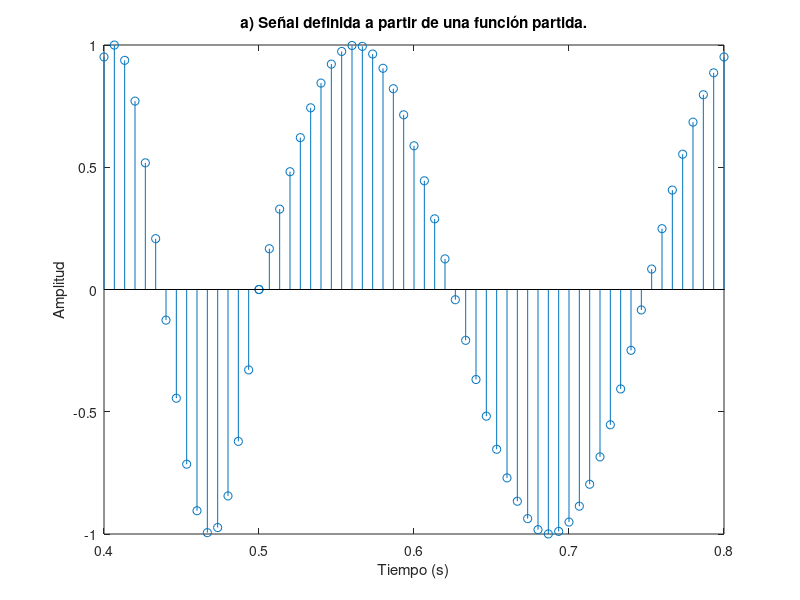
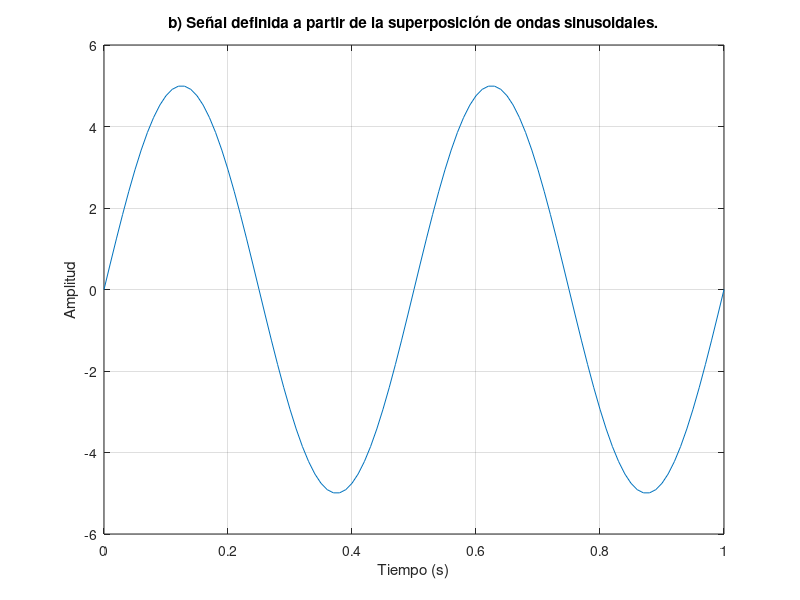

Write the MATLAB code that produced these figures, in order. (Note: this script raises an error after producing the figures.)
clc
clear all
close all

%% Ejercicio a)

fs= 150;    %definimos la frecuencia de muestreo.
Ts= 1/fs;   %tiempo de muestreo.
t1= 0.4:Ts:0.5; %variable de tiempo para el primer intervalo.
t2= 0.5:Ts:0.8; %variable de tiempo para el segundo intervalo.
% Cambiando los valores de inicio y final de cada intervalo, se controla
% cómo se grafican.

f1=8; %frecuencia 1
f2=4; %frecuencia 2

y1= sin(2*pi()*f1*t1); % muestreo del primer intervalo.
y2= sin(2*pi()*f2*t2); % muestreo del segundo intervalo.
Y= [y1,y2];
T= [t1,t2];

figure('Name','Gráfico señal Y(t)');
stem(T,Y) %resultado del muestreo.
xlabel('Tiempo (s)');
ylabel('Amplitud');
title('a) Señal definida a partir de una función partida.');

%% Ejercicio b)

% Inicializamos los parámetros.
A1 = 5;               % Amplitud de la primera señal.
A2 = 2;               % Amplitud de la segunda señal.
f1 = 2;               % Frecuencia 1.
f2 = 50;              % Frecuencia 2.
fs = 100;             % Frecuencia de muestreo
t = 0:1/fs:1;         % Intervalo de tiempo.

% Superposición de ondas.
S = A1 * sin(2 * pi * f1 * t) + A2 * sin(2 * pi * f2 * t);

% Graficamos la señal.
figure('Name','Suma de señales senoidales en el dominio temporal');
plot(t, S);
xlabel('Tiempo (s)');
ylabel('Amplitud');
title('b) Señal definida a partir de la superposición de ondas sinusoidales.');
grid on;

hold on;
yline(0); 
plot(t, S, 'r.');
hold off;

%% Ejercicio c)
f0=3; % frecuencia fundamental = 3Hz
f=[-3, -2, -1, 0, 1, 2, 3]*f0; %vector de frecuencias de mi señal
X=[0.2, 0.7, 0.5, 1, 0.5, 0.7, 0.2]; %coeficientes de la Serie de fourier correspondientes a cada frecuencia
figure('Name','Componentes serie de Fourier');
stem(f,X), title('Serie de Fourier'); %graficamos la serie de fourier discreta
xlabel('Frecuencia [Hz]')
ylabel('Amplitud')

fs = 100; %definimos la frecuencia de muestreo.
Ts=1/fs;  %tiempo de muestreo.
t=0:Ts:2; %variable de tiempo


%Si el coseno es escrito como forma exponencial compleja:
%cos(2*pi*f0*t) = 1/2*e^(j*2*pi*f0*t) + 1/2*e^(-j*2*pi*f0*t)
%a simple vista se puede ver que es igual su desarrollo en serie de
%Fourier, y que f0 y -f0 tienen los dos un coeficiente de 1/2. Si a esto se lo
%multiplica por 2 y por el coeficiente que yo quiero, en este caso 0.7 por
%ejemplo: 2*0.7*cos(2*pi*f0*t) = 2*0.7*(1/2*e^(j*2*pi*f0*t) + 1/2*e^(-j*2*pi*f0*t))
%entonces: 2*0.7*cos(2*pi*f0*t) = 0.7*e^(j*2*pi*f0*t) + 0.7*e^(-j*2*pi*f0*t))
%la frecuencia queda con coeficiente 0.7, que es lo que se quería obtener.

%definimos los distintos "componentes" de la señal para después sumarlos
x0=X(4); %el DC offset, frecuenceia = 0, correspond a una corriente continua
x1=2*X(5)*cos(2*pi*f(5)*t); %componente con la frecuencia fundamental
x2=2*X(6)*cos(2*pi*f(6)*t); %componente con el primer armónico
x3=2*X(7)*cos(2*pi*f(7)*t); %componente con el segundo armónico

%graficamos los componentes de la señal, y se muestra la suma paso a paso
figure('Name','Señales en el dominio temporal de la serie de Fourier');
subplot(3,2,1)
    plot(t,x1),title('x1');
subplot(3,2,3)
    plot(t,x2),title('x2');
subplot(3,2,5)
    plot(t,x3),title('x3');
    subplot(3,2,2)
    plot(t,x0+x1),title('x0+x1'),axis([0 2 -1 4]);
subplot(3,2,4)
    plot(t,x0+x1+x2),title('x0+x1+x2'),axis([0 2 -1 4]);
subplot(3,2,6)
    plot(t,x0+x1+x2+x3),title('x0+x1+x2+x3 Señal '),axis([0 2 -1 4]);
